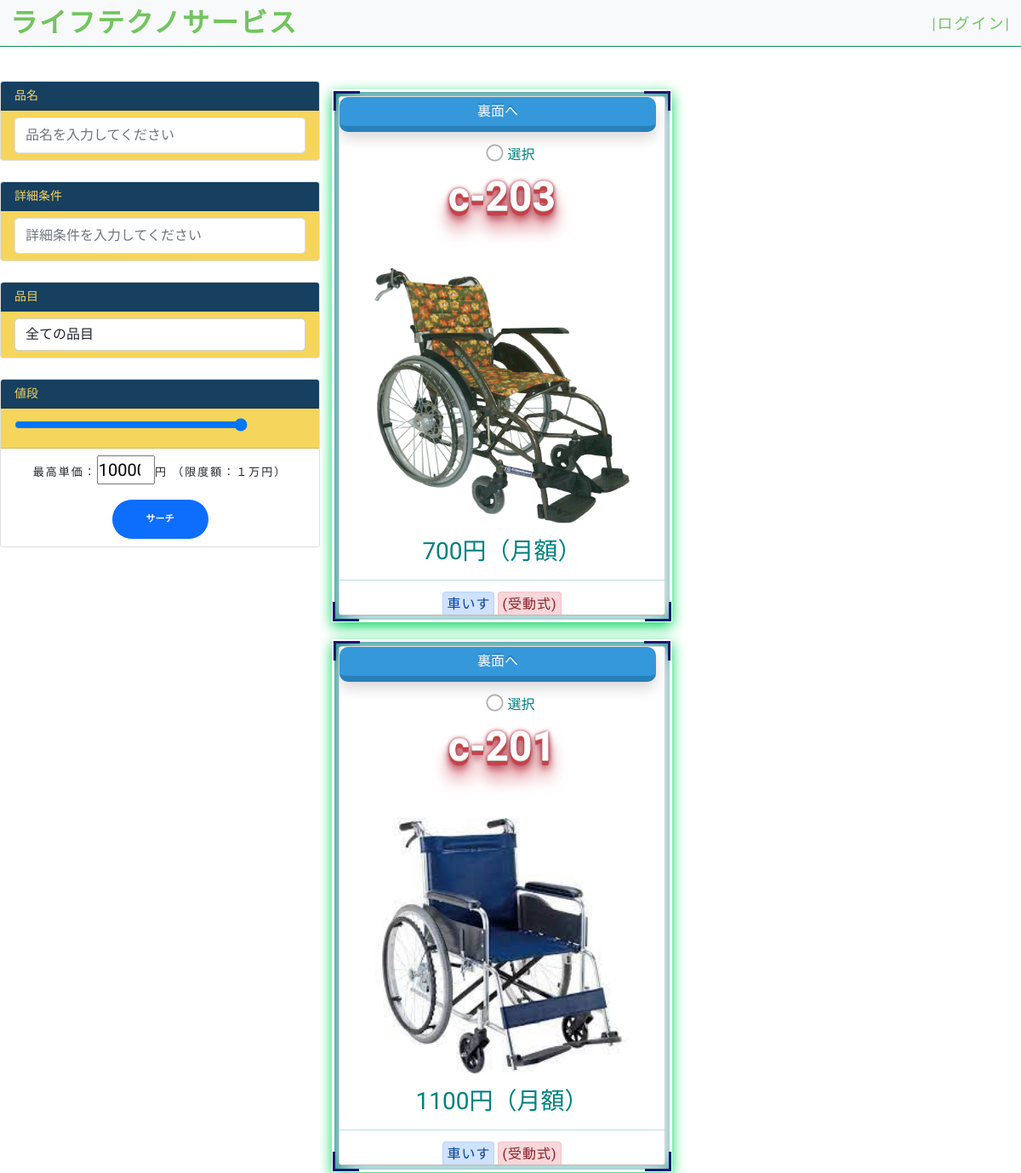
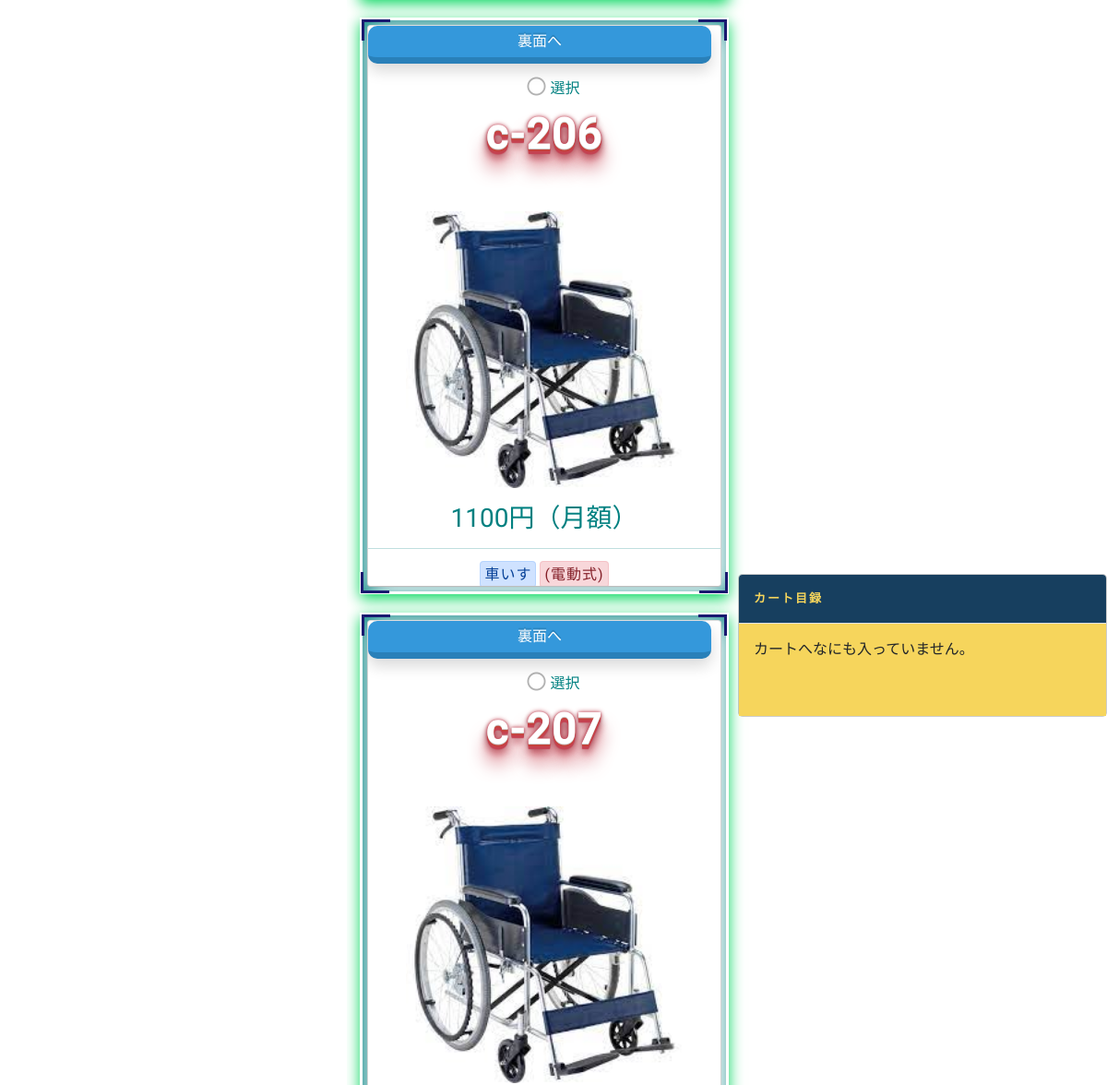
/order/ (upper part), run on an earlier commit of the app's database (2 pictures, top to bottom).
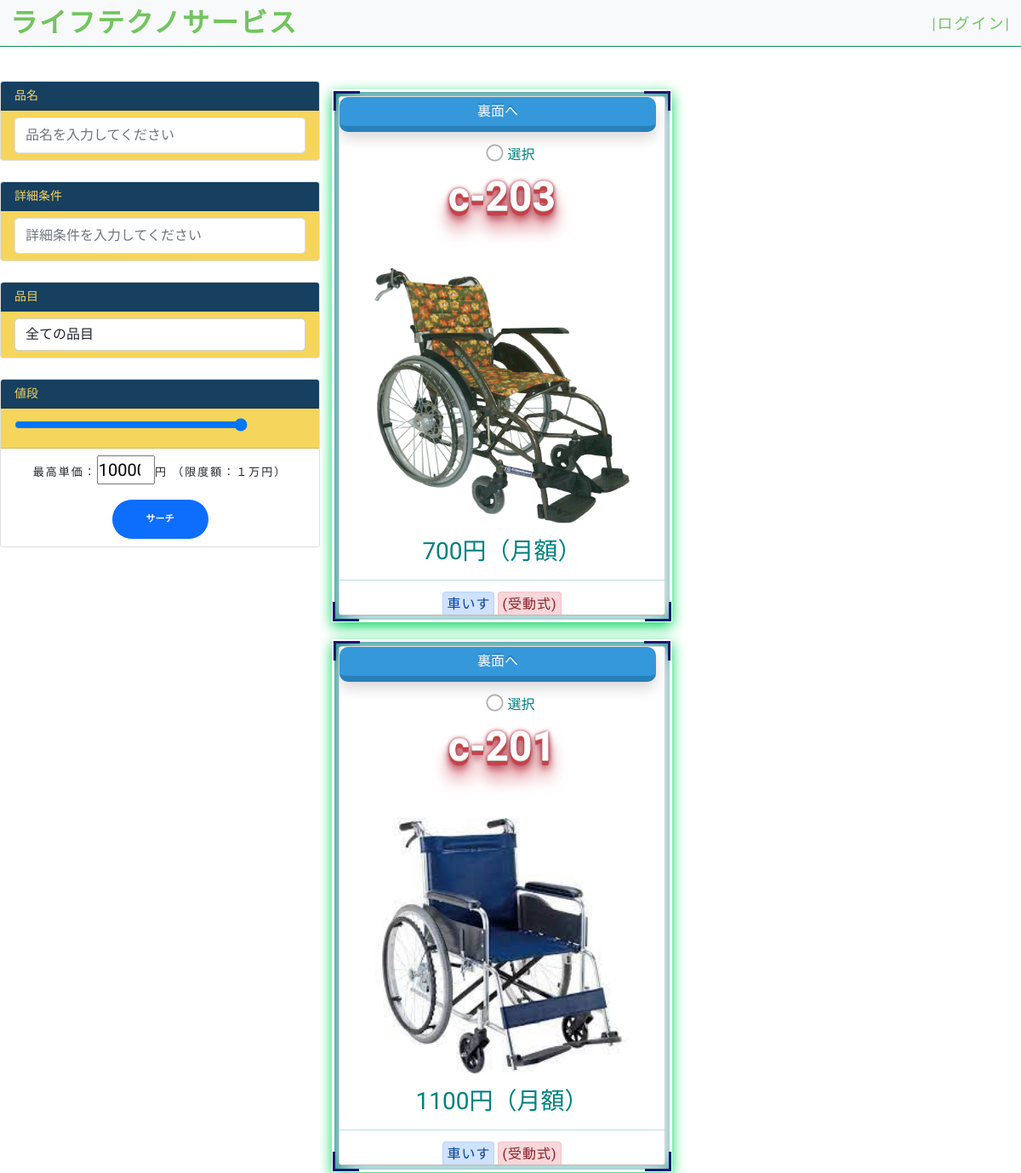
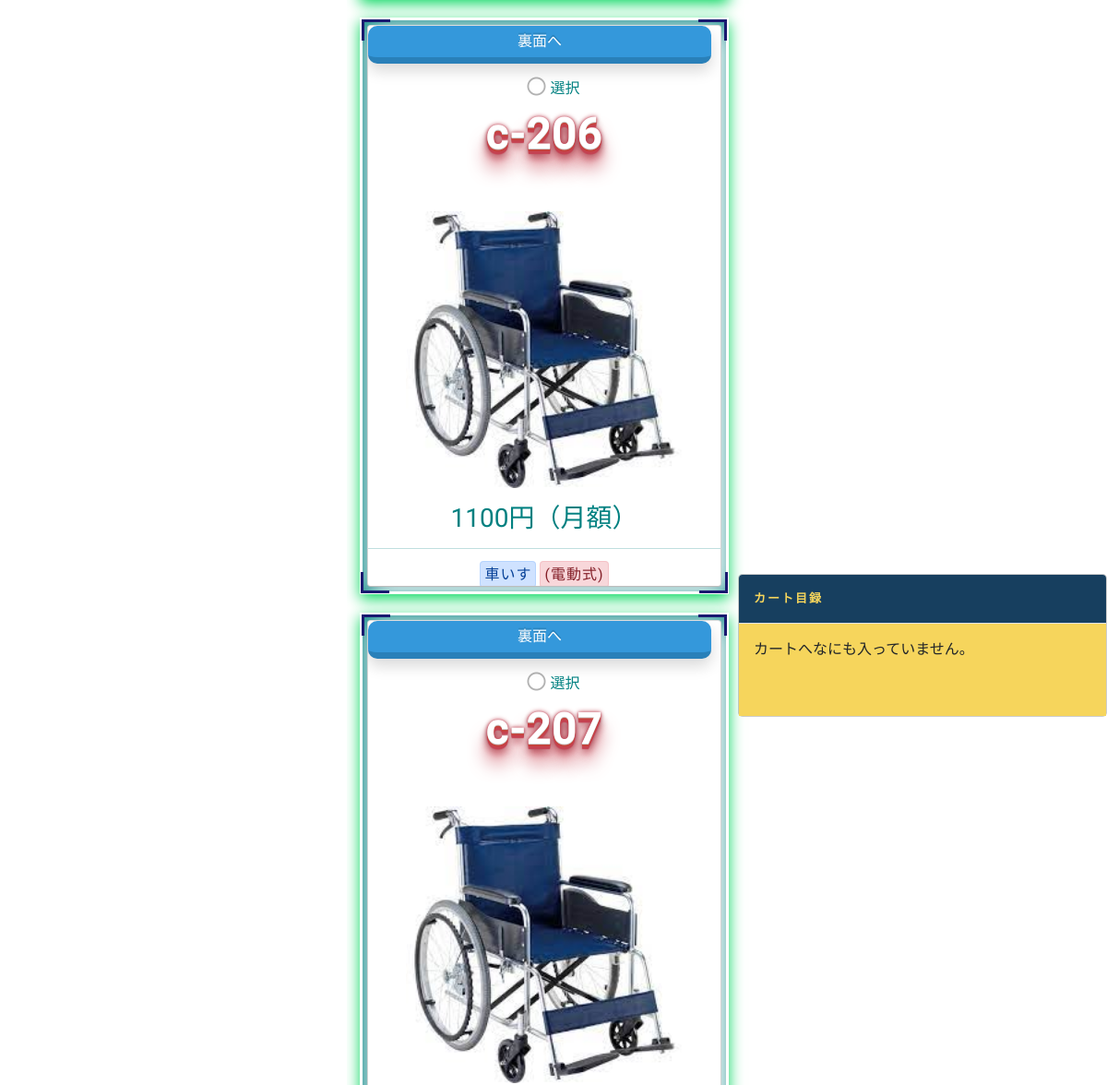
And on a later commit of the database (2 pictures, top to bottom).
### customer/models.py (models this page shows, shortened)
class MenuItem(models.Model):
    name = models.CharField(max_length=100)
    description = models.TextField()
    image = models.ImageField(upload_to='menu_images/', blank=True)
    price = models.IntegerField()
    category = models.ForeignKey('Category', on_delete=models.CASCADE)
    quantity = models.IntegerField(default=0)
    video_url = models.CharField(max_length=100, blank=True)

class Category(MPTTModel):
    parent = TreeForeignKey('self', on_delete=models.CASCADE, blank=True, null=True, related_name='children')
    name = models.CharField(max_length=100)
    def __str__(self):
        return self.name
    class MPTTMeta:
        order_insertion_by = ['name']

### customer/views.py (the view, shortened to what this page needs)
# urls.py: path('', Order.as_view(), name='order'),
class Order(View):
    def get(self, request, *args, **kwargs):
        items_list = MenuItem.objects.filter(quantity__gt=0)
        categories = Category.objects.all()
        if request.user.is_authenticated:
            if OrderItem.objects.filter(user=request.user, ordered=False):
                order_item = OrderItem.objects.filter(
                    user=request.user, ordered=False)
            else:
                order_item = None
        else:
            order_item = None
        name = request.GET.get('name')
        detail = request.GET.get('detail')
        category = request.GET.get('category')
        maxPrice = request.GET.get('maxPrice')
        if name != ' ' and name is not None:
            items_list = items_list.filter(name__icontains=name)
        if detail != ' ' and detail is not None:
            items_list = items_list.filter(description__icontains=detail)
        if maxPrice != ' ' and maxPrice is not None:
            items_list = items_list.filter(price__range=(0, maxPrice))
        if category != ' ' and category is not None and category != '全ての品目':
            items_list = items_list.filter(category__name__icontains=category)
        price = 0
        if request.user.is_authenticated:
            if OrderItem.objects.filter(user=request.user, ordered=False):
                for item in order_item:
                    price += item.get_total_item_price
        page = request.GET.get('page', 1)
        paginator = Paginator(items_list.order_by('category__parent'), 4)
        items = paginator.page(page)
        context = {
            'order_item': order_item,
            'price': price,
            'items': items,
            'categories': categories
        }
        return render(request, 'customer/order.html', context)

### customer/templates/customer/order.html (shortened to what the changed rows need)
{% extends 'base.html' %}
{% load static %}
{% block content %}
<br>
<div class="container d-lg-flex">
  <section id="about-us" class="about-us padd-section p-0 " style="width:100%;">
      {% if items %}
      <form method="POST">
          <div class="row d-flex flex-wrap p-3">
              {% for item in items %}
              <div class="col-xxl-3 col-lg-6 col-md-12 text-center callout" id="sidebar-blog" data-aos="fade-up">
                  <div class="card m-0 p-0">
                      <div class="front">
                          <div class="flipButton action-button shadow animate blue arrow">裏面へ</div>
                          <label class="checkbox-wrap form-check-label p-0 m-0" id="onetarget">
                          <span class="checkmark"></span>
                          選択
                          </label>
                          <div class="hit-the-floor pb-5">{{ item.name }}</div>
                          {% if item.image %}
                          <img class="rounded center-block" src="{{ item.image.url }}" style="width:300px; height:300px;">{% endif %}
                          <h3 class="mt-3" data-aos="fade-left">{{ item.price }}円（月額）</h3>
                          <hr>
                          <span class="alert alert-primary p-1">{{ item.category.parent }}</span>
                          <span class="alert alert-danger p-1">({{ item.category }})</span>
                      </div>
                      <div class="back">
                          <div class="flipButton action-button shadow animate blue arrow">表面へ</div>
                          現在在庫量
                          <h3 class="mt-3" data-aos="fade-left">{{ item.quantity }}</h3>
                          {% if item.video_url %}
                          <hr>
                          操作動画
                          {% endif %}
                          <hr>
                          詳細情報
                          <ul class="list-unstyled" data-aos="fade-right">
                            <li><i class="fa fa-angle-right"></i>{{ item.description }}</li>
                          </ul>
                      </div>
                  </div>
              </div>
              {% endfor %}
          </div>
      </form>
      {% endif %}
  </section>
</div>
{% endblock content %}

What changed in the data, as far as the page shows it:
changed MenuItem (number 1 of 4 on the later page): quantity "5" → "7"
changed MenuItem (number 2 of 4 on the later page): quantity "4" → "5"
changed MenuItem "電動式": quantity "3" → "2"
changed MenuItem (number 4 of 4 on the later page): quantity "4" → "3"
